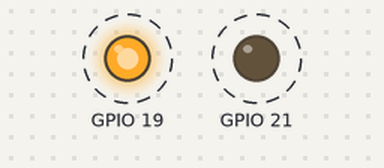
This sketch was run on a simulated ESP32. Parts: output pins drawn as LEDs (lit = HIGH). Dashed ring = blinking.

Above: at 0.5 s.
Timing chart, 0 to 4.6 s (numbered marks = the images above):
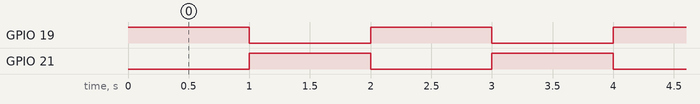

Measured:
- by itself, GPIO 19, GPIO 21: alternates HIGH for 1.0 s and LOW for 1.0 s

The sketch:

Lab1Part1.ino
```cpp
// Filename: Lab1Part1.ino
// Author: Aidan Frondozo
// Date: 10/06/2025
// Description: This file controls the blinking of an external LED on an ESP32

void setup() {
  // set pin 19 and pin 21 to be used for output
  pinMode(19, OUTPUT);
  pinMode(21, OUTPUT);

}

void loop() {
  digitalWrite(19, HIGH);   // sets pin 19 to "high" output
  digitalWrite(21, LOW);    // sets pin 21 to "low" output
  delay(1000);              // 1 second delay
  digitalWrite(19, LOW);    // sets pin 19 to "low" output
  digitalWrite(21, HIGH);   // sets pin 21 to "high" output
  delay(1000);              // 1 second delay
}
```
